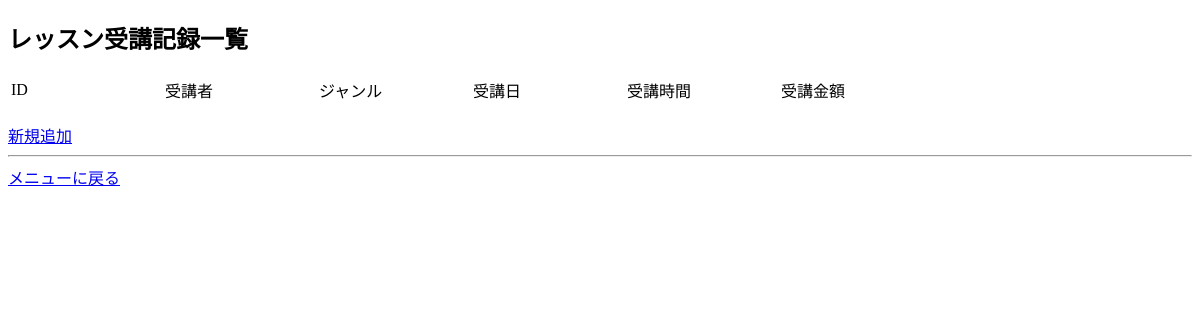
Before: /exam/lesson_index with the older database file.
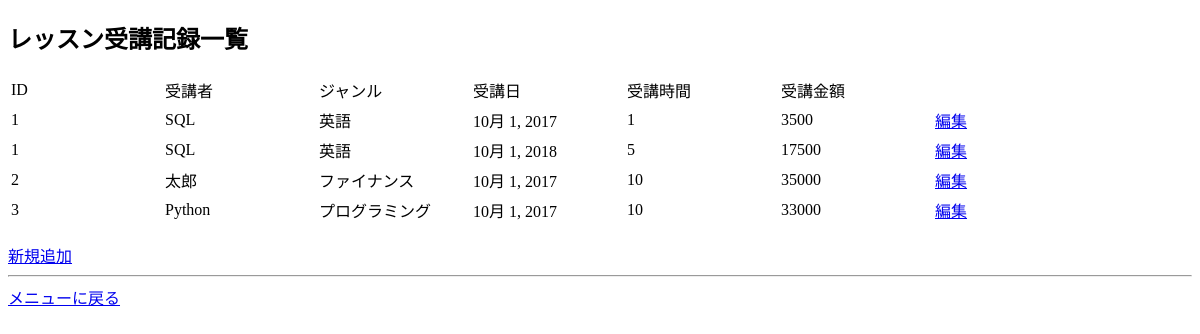
After: the same page with the newer database file.
### exam/models.py (models this page shows)
class Lesson(models.Model):
  English = '英語'
  Finance = 'ファイナンス'
  Programing = 'プログラミング'
  GENRE = (
    (English, '英語'),
    (Finance, 'ファイナンス'),
    (Programing, 'プログラミング'),
  )
  customer = models.ForeignKey(Customer, verbose_name='顧客名', on_delete=models.PROTECT)
  genre = models.CharField(
    'ジャンル',
    max_length = 255,
    choices=GENRE,
    default=English)
  lesson_day = models.DateField('受講日')
  lesson_time = models.PositiveIntegerField(
    '受講時間（h）',
    default = 1,
    validators=[
      MaxValueValidator(12),
      MinValueValidator(1)
    ]
  )
  price = models.IntegerField('支払金額', null=True)

class Customer(models.Model):
  Men = '男'
  Women = '女'
  GENDER = (
    (Men, '男'),
    (Women, '女'),
  )
  name = models.CharField('名前', max_length = 20)
  gender = models.CharField(
    '性別',
    max_length = 1,
    choices=GENDER,
    )
  age = models.IntegerField('年齢')

### exam/views.py (the view)
# urls.py: path('lesson_index', views.lesson_index, name = 'lesson_index'),
def lesson_index(request):
  lessons = {'lesson_list': Lesson.objects.all()}
  return render(request, 'exam/lesson_index.html', lessons)

### exam/templates/exam/lesson_index.html (shortened to what this page needs)
{% load static %}
<!DOCTYPE html>
<html>
  <head>
    <link rel="stylesheet" type="text/css" href="{% static 'css/lesson_index.css' %}">
  </head>
<body>
    <h2>レッスン受講記録一覧</h2>
    <table>
      <tr>
        <td>ID</td>
        <td>受講者</td>
        <td>ジャンル</td>
        <td>受講日</td>
        <td>受講時間</td>
        <td>受講金額</td>
      </tr>
    </table>
    {% for lesson in lesson_list %}
    <table>
      <tr>
        <td>{{ lesson.customer.id }}</td>
        <td>{{ lesson.customer.name }}</td>
        <td>{{ lesson.genre }}</td>
        <td>{{ lesson.lesson_day }}</td>
        <td>{{ lesson.lesson_time }}</td>
        <td>{{ lesson.price }}</td>
        <td><a href="{% url 'lesson_edit' lesson.id %}">編集</a></td>
      </tr>
    </table>
    {% endfor %}
    <br>
    <a href="{% url 'lesson_form' %}">新規追加</a>
    <hr>
    <a href="{% url 'index' %}">メニューに戻る</a>
</body>

### exam/static/css/lesson_index.css (style rules this page uses)
table td { width: 150px; }

Changed rows visible on the page:
added Lesson: customer.id "1", customer.name "SQL", genre "英語", lesson_day "10月 1, 2017", lesson_time "1", price "3500"
added Lesson: customer.id "1", customer.name "SQL", genre "英語", lesson_day "10月 1, 2018", lesson_time "5", price "17500"
added Lesson: customer.id "2", customer.name "太郎", genre "ファイナンス", lesson_day "10月 1, 2017", lesson_time "10", price "35000"
added Lesson: customer.id "3", customer.name "Python", genre "プログラミング", lesson_day "10月 1, 2017", lesson_time "10", price "33000"
